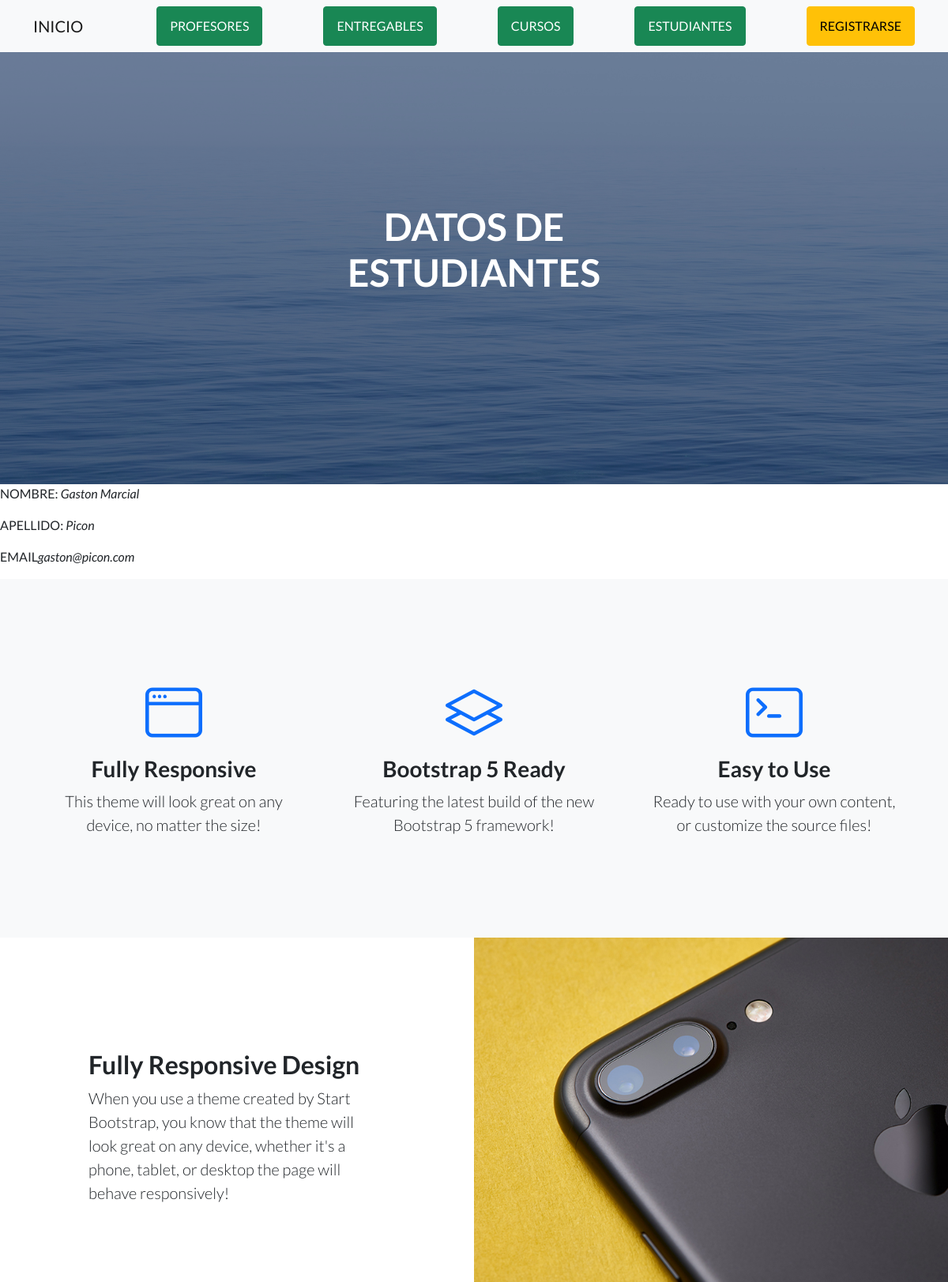
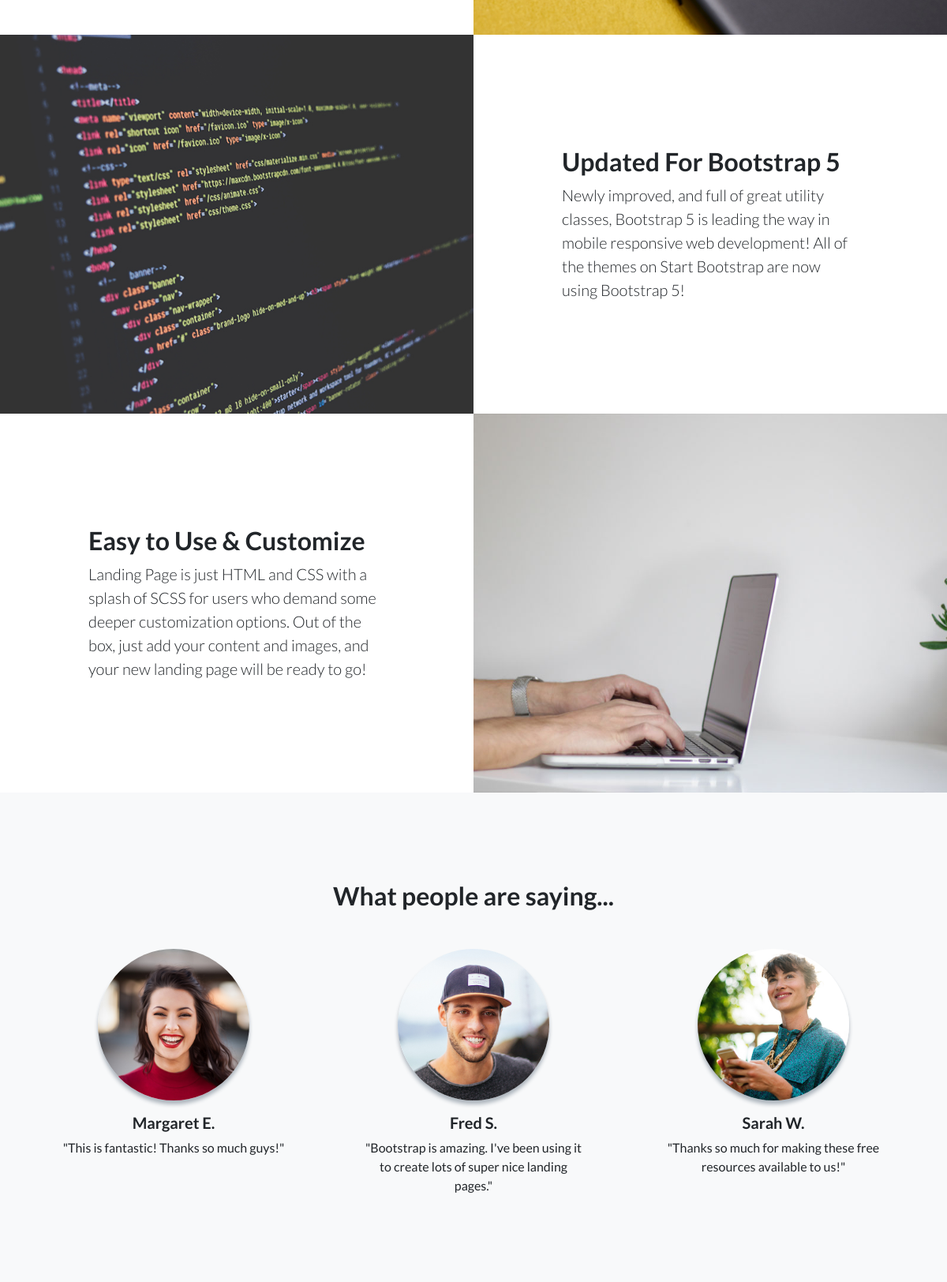
The page /App1/estudiante/1 (upper part) on the database its author committed (2 pictures, top to bottom).
### App1/models.py (models this page shows, shortened)
class Estudiante(models.Model):
    nombre=models.CharField(max_length=50)
    apellido=models.CharField(max_length=50)
    email=models.EmailField()

### App1/views.py (the view)
# urls.py: path('estudiante/<pk>', EstudianteDetalle.as_view(), name="estudiante_detalle"),
class EstudianteDetalle(DetailView):
    model=Estudiante
    template_name="App1/estudiante_detalle.html"

### App1/templates/App1/estudiante_detalle.html
{% extends "App1/fuente.html" %}
{% load static %}
{% block titulo %}
<h1 class="mb-5">DATOS DE ESTUDIANTES</h1>
{% endblock %}
{% block contenido_que_cambia %}
<p>NOMBRE: <i>{{estudiante.nombre}}</i></p>
<p>APELLIDO: <i>{{estudiante.apellido}}</i></p>
<p>EMAIL<i>{{estudiante.email}}</i></p>
{% endblock %}

### rows shown on the page
Estudiante: nombre "Gaston Marcial", apellido "Picon", email "gaston@picon.com"
